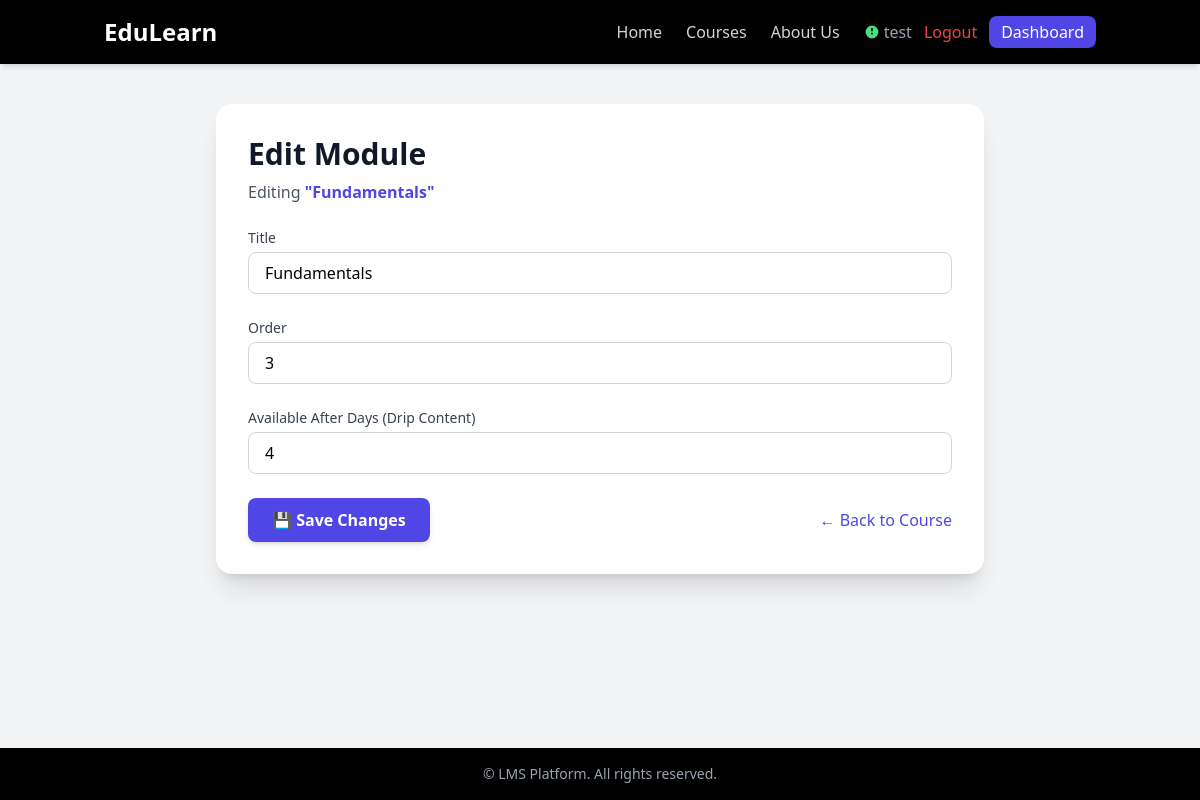
The page /instructor/module/3/edit/ (signed in) on the database its author committed.
### app/models.py (models this page shows)
class User(AbstractUser):
    is_instructor = models.BooleanField(default=False)
    balance = models.DecimalField(max_digits=10, decimal_places=2, default=0.00,blank=True)
    stripe_account_id = models.CharField(max_length=255, blank=True, null=True)  # Stripe Connect Account ID

class Module(models.Model):
    course = models.ForeignKey(Course,related_name='modules', on_delete=models.CASCADE)
    title = models.CharField(max_length=200)
    order = models.PositiveIntegerField()
    available_after_days = models.IntegerField(default=0)  # Days after enrollment

### app/views.py (the view)
# urls.py: path('instructor/module/<int:module_id>/edit/', views.edit_module, name='edit_module'),
@login_required
def edit_module(request, module_id):
    module = get_object_or_404(Module, id=module_id, course__instructor=request.user)
    if request.method == 'POST':
        title = request.POST.get('title', '').strip()
        order = request.POST.get('order', '1')
        available_after_days = request.POST.get('available_after_days', '0')
        if title:
            module.title = title
            module.order = int(order)
            module.available_after_days = int(available_after_days)
            module.save()
            return redirect('instructor_edit_course', course_id=module.course.id)
        else:
            error = "Title is required."
    else:
        error = None
    return render(request, 'instructor/edit_module.html', {'module': module, 'error': error})

### templates/instructor/edit_module.html (shortened to what this page needs)
{% extends 'base.html' %}
{% block content %}
<div class="container mx-auto px-4 py-10">
    <div class="bg-white rounded-2xl shadow-xl p-8 max-w-3xl mx-auto">
        <h2 class="text-3xl font-bold text-gray-900 mb-2">
            Edit Module
        </h2>
        <p class="text-gray-600 mb-6">
            Editing <span class="font-semibold text-indigo-600">"{{ module.title }}"</span>
        </p>
        <form method="post" class="space-y-6">
            <div>
                <label class="block text-sm font-medium text-gray-700 mb-1">Title</label>
                <input
                    type="text"
                    name="title"
                    value="{{ module.title }}"
                    required
                    class="w-full px-4 py-2 border border-gray-300 rounded-lg
                           focus:outline-none focus:ring-2 focus:ring-indigo-500"
                />
            </div>
            <div>
                <label class="block text-sm font-medium text-gray-700 mb-1">Order</label>
                <input
                    type="number"
                    name="order"
                    value="{{ module.order }}"
                    min="1"
                    class="w-full px-4 py-2 border border-gray-300 rounded-lg
                           focus:outline-none focus:ring-2 focus:ring-indigo-500"
                />
            </div>
            <div>
                <label class="block text-sm font-medium text-gray-700 mb-1">
                    Available After Days (Drip Content)
                </label>
                <input
                    type="number"
                    name="available_after_days"
                    value="{{ module.available_after_days }}"
                    min="0"
                    class="w-full px-4 py-2 border border-gray-300 rounded-lg
                           focus:outline-none focus:ring-2 focus:ring-indigo-500"
                />
            </div>
            <div class="flex items-center justify-between">
                <button
                    type="submit"
                    class="bg-indigo-600 hover:bg-indigo-700 text-white px-6 py-2.5
                           rounded-lg shadow-md transition font-semibold">
                    💾 Save Changes
                </button>
                <a href="{% url 'instructor_edit_course' module.course.id %}"
                   class="text-indigo-600 hover:text-indigo-800 font-medium transition">
                    ← Back to Course
                </a>
            </div>
        </form>
    </div>
</div>
{% endblock %}

### templates/base.html (shortened to what this page needs)
<!DOCTYPE html>
<html lang="en" class="scroll-smooth">
<head>
  <script src="https://cdn.tailwindcss.com"></script>
</head>
<body class="bg-gray-100 min-h-screen flex flex-col">
  <header class="sticky top-0 z-50 bg-black shadow-md">
    <nav class="container mx-auto px-4 py-4 flex items-center justify-between">
      <a href="/" class="text-2xl font-extrabold text-white hover:text-indigo-400 transition">EduLearn</a>
      <div class="hidden md:flex items-center space-x-6">
        <a href="/" class="text-gray-300 hover:text-indigo-400 transition">Home</a>
        <a href="{% url 'all_courses' %}" class="text-gray-300 hover:text-indigo-400 transition">Courses</a>
        <a href="{% url 'about' %}" class="text-gray-300 hover:text-indigo-400 transition">About Us</a>
        {% if user.is_authenticated %}
          <div class="flex items-center space-x-3">
            <span class="text-gray-400 flex items-center gap-1">
              <svg class="w-4 h-4 text-green-400" fill="currentColor" viewBox="0 0 20 20"><path d="M10 2a8 8 0 100 16 8 8 0 000-16zm1 11H9v-2h2v2zm0-4H9V5h2v4z"/></svg>
              {{ user.username }}
            </span>
            <form action="{% url 'logout' %}" method="post" class="inline">
              <button type="submit" class="text-red-500 hover:text-red-400 transition">Logout</button>
            </form>
            <a href="{% url 'student_dashboard' %}" class="px-3 py-1 bg-indigo-600 text-white rounded-lg hover:bg-indigo-500 transition">Dashboard</a>
          </div>
        {% else %}
          <a href="{% url 'login' %}" class="text-indigo-400 hover:text-indigo-300 transition">Login</a>
          <a href="{% url 'register' %}" class="ml-3 px-3 py-1 bg-indigo-600 text-white rounded-lg hover:bg-indigo-500 transition">Register</a>
        {% endif %}
      </div>
    </nav>
  </header>
  <main class="flex-1">
    {% block content %}{% endblock %}
  </main>
  <footer class="bg-black text-gray-400 text-sm p-4 text-center mt-auto shadow-inner">
    &copy; {{ now.year }} LMS Platform. All rights reserved.
  </footer>
</body>
</html>

### rows shown on the page
User: username "test"
Module: title "Fundamentals", order "3", available_after_days "4"
